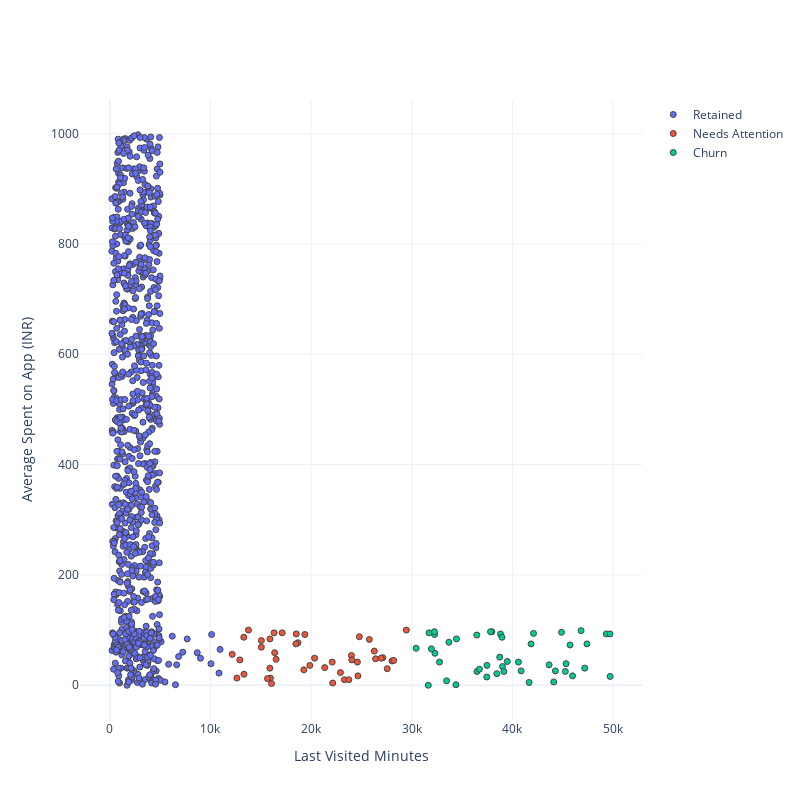

The cell this chart's notebook holds for it:
### Code cell
PLOT = go.Figure()
for i in list (df["Segments"].unique()):

    PLOT.add_trace(go.Scatter(x =df[df["Segments"] == i]['Last Visited Minutes' ],
                                y = df[df["Segments"] == i]['Average Spent on App (INR)'],
                                mode = 'markers', marker_size = 6, marker_line_width = 1,
                                name = str(i)))
    
PLOT.update_traces(hovertemplate='Last Visited Minutes: %{x} <br>Average Spent on App (INR): %{y}' )

PLOT.update_layout(width = 800, height = 800, autosize = True, showlegend = True,
                    yaxis_title = 'Average Spent on App (INR)',
                    xaxis_title = 'Last Visited Minutes',
                    scene = dict(xaxis=dict(title = 'Last Visited Minutes', title_font_color = 'black'),
                                yaxis=dict(title = 'Average Spent on App (INR)',
                                title_font_color = 'black')))

### Figure 1 — Plotly figure (JSON) as saved in the notebook; plotly's stock layout.template omitted (floating-point values rounded to 4 significant figures; data arrays with more than 128 entries replaced by an {"elided": "..."} marker saying what was removed)
{"data": [{"hovertemplate": "Last Visited Minutes: %{x} <br>Average Spent on App (INR): %{y}", "marker": {"line": {"width": 1}, "size": 6}, "mode": "markers", "name": "Retained", "type": "scatter", "x": {"elided": "910 int values"}, "y": {"elided": "910 float values"}}, {"hovertemplate": "Last Visited Minutes: %{x} <br>Average Spent on App (INR): %{y}", "marker": {"line": {"width": 1}, "size": 6}, "mode": "markers", "name": "Needs Attention", "type": "scatter", "x": [24008, 26405, 22915, 13331, 28046, 12629, 25789, 24048, 29465, 19379, 15053, 23311, 24656, 18701, 21352, 17126, 13777, 22099, 16523, 19278, 27125, 15060, 26282, 16381, 15915, 12920, 12163, 20344, 24600, 24796, 18485, 15953, 28208, 19874, 23745, 22148, 18525, 13310, 15662, 27561, 26958, 16067, 16324, 15904], "y": [54.0, 48.0, 23.0, 20.0, 44.0, 13.0, 83.0, 46.0, 100.0, 92.0, 69.0, 10.0, 17.0, 77.0, 32.0, 95.0, 100.0, 42.0, 47.0, 28.0, 50.0, 81.0, 62.0, 59.0, 84.0, 46.0, 56.0, 49.0, 42.0, 88.0, 75.0, 13.0, 45.0, 36.0, 10.0, 4.0, 93.0, 87.0, 12.0, 30.0, 49.0, 3.0, 95.0, 31.0]}, {"hovertemplate": "Last Visited Minutes: %{x} <br>Average Spent on App (INR): %{y}", "marker": {"line": {"width": 1}, "size": 6}, "mode": "markers", "name": "Churn", "type": "scatter", "x": [37959, 49334, 39016, 30435, 40868, 42101, 33465, 41859, 40603, 31724, 43650, 38744, 38821, 49715, 36469, 45339, 47187, 49696, 39153, 37826, 32302, 37453, 47412, 31950, 45979, 38457, 45265, 36478, 46826, 37474, 44275, 44883, 34395, 32265, 38966, 44107, 41664, 31644, 34445, 32253, 36725, 33692, 32762, 45734, 39494], "y": [97.0, 93.0, 34.0, 67.0, 26.0, 94.0, 8.0, 75.0, 42.0, 95.0, 37.0, 51.0, 93.0, 16.0, 91.0, 39.0, 31.0, 93.0, 25.0, 97.0, 58.0, 15.0, 75.0, 66.0, 17.0, 21.0, 25.0, 25.0, 99.0, 36.0, 26.0, 96.0, 1.0, 92.0, 87.0, 6.0, 5.0, 0.0, 84.0, 97.0, 29.0, 78.0, 42.0, 73.0, 43.0]}], "layout": {"autosize": true, "height": 800, "scene": {"xaxis": {"title": {"font": {"color": "black"}, "text": "Last Visited Minutes"}}, "yaxis": {"title": {"font": {"color": "black"}, "text": "Average Spent on App (INR)"}}}, "showlegend": true, "width": 800, "xaxis": {"title": {"text": "Last Visited Minutes"}}, "yaxis": {"title": {"text": "Average Spent on App (INR)"}}}}
